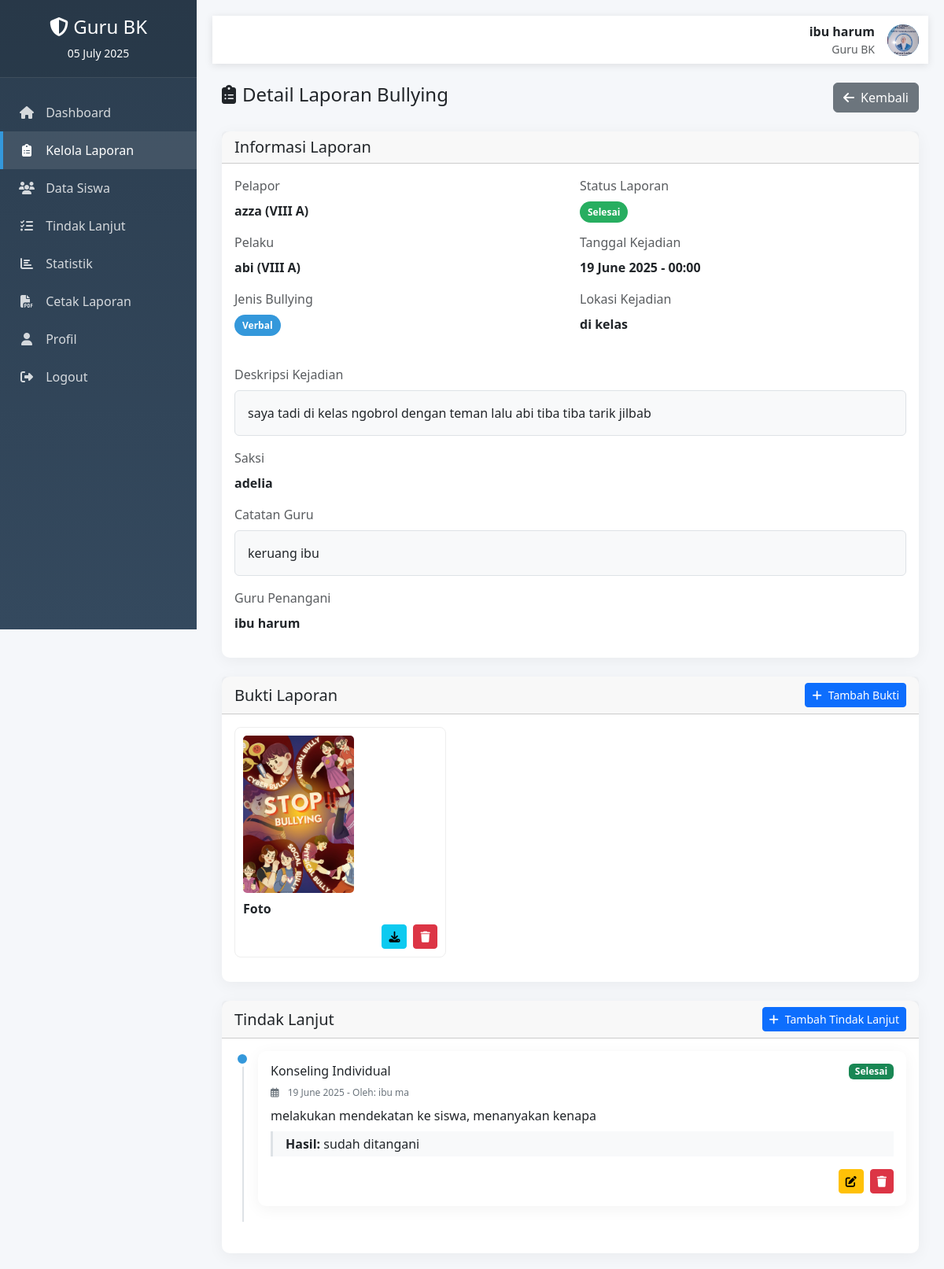
The app's page /teacher/detail_laporan.php?id=2 (signed in) with its own data.
### tables this page shows
CREATE TABLE `guru_bk` (
  `id_guru` int(11) NOT NULL,
  `nip` varchar(18) NOT NULL,
  `nama_guru` varchar(100) NOT NULL,
  `username` varchar(50) NOT NULL,
  `password` varchar(255) NOT NULL,
  `foto` varchar(255) DEFAULT NULL,
  `status` enum('Aktif','Tidak Aktif') DEFAULT 'Aktif',
  `created_at` timestamp NOT NULL DEFAULT current_timestamp(),
  `updated_at` timestamp NOT NULL DEFAULT current_timestamp() ON UPDATE current_timestamp()
);

CREATE TABLE `laporan_bullying` (
  `id_laporan` int(11) NOT NULL,
  `id_siswa_pelapor` int(11) NOT NULL,
  `nama_pelaku` varchar(100) NOT NULL,
  `kelas_pelaku` varchar(10) NOT NULL,
  `jenis_bullying` enum('Fisik','Verbal','Sosial','Cyber') NOT NULL,
  `tingkat_bullying` enum('Ringan','Sedang','Berat') NOT NULL,
  `deskripsi_kejadian` text NOT NULL,
  `lokasi_kejadian` varchar(255) NOT NULL,
  `tanggal_kejadian` date NOT NULL,
  `waktu_kejadian` time DEFAULT NULL,
  `saksi` varchar(255) DEFAULT NULL,
  `status_laporan` enum('Menunggu','Diproses','Selesai','Ditolak') DEFAULT 'Menunggu',
  `id_guru_penangani` int(11) DEFAULT NULL,
  `catatan_guru` text DEFAULT NULL,
  `tanggal_penanganan` datetime DEFAULT NULL,
  `created_at` timestamp NOT NULL DEFAULT current_timestamp(),
  `updated_at` timestamp NOT NULL DEFAULT current_timestamp() ON UPDATE current_timestamp(),
  `id_siswa_pelaku` int(11) DEFAULT NULL
);

CREATE TABLE `siswa` (
  `id_siswa` int(11) NOT NULL,
  `nisn` varchar(10) NOT NULL COMMENT 'Nomor Induk Siswa Nasional',
  `nama_siswa` varchar(100) NOT NULL,
  `kelas` varchar(10) NOT NULL,
  `jenis_kelamin` enum('Laki-laki','Perempuan') NOT NULL,
  `alamat` text DEFAULT NULL,
  `no_hp_ortu` varchar(15) NOT NULL,
  `password` varchar(255) NOT NULL,
  `foto` varchar(255) DEFAULT NULL,
  `status` enum('Aktif','Tidak Aktif') DEFAULT 'Aktif',
  `created_at` timestamp NOT NULL DEFAULT current_timestamp(),
  `updated_at` timestamp NOT NULL DEFAULT current_timestamp() ON UPDATE current_timestamp()
);

CREATE TABLE `bukti_laporan` (
  `id_bukti` int(11) NOT NULL,
  `id_laporan` int(11) NOT NULL,
  `jenis_bukti` enum('Foto','Video','Audio','Dokumen') NOT NULL,
  `nama_file` varchar(255) NOT NULL,
  `keterangan` text DEFAULT NULL,
  `created_at` timestamp NOT NULL DEFAULT current_timestamp()
);

CREATE TABLE `tindak_lanjut` (
  `id_tindak_lanjut` int(11) NOT NULL,
  `id_laporan` int(11) NOT NULL,
  `jenis_tindakan` varchar(100) NOT NULL,
  `deskripsi_tindakan` text NOT NULL,
  `tanggal_tindakan` date NOT NULL,
  `id_guru_pelaksana` int(11) NOT NULL,
  `status_tindakan` enum('Direncanakan','Dilaksanakan','Selesai') DEFAULT 'Direncanakan',
  `hasil_tindakan` text DEFAULT NULL,
  `created_at` timestamp NOT NULL DEFAULT current_timestamp()
);

### teacher/detail_laporan.php (the view, shortened to what the rows shown need)
<?php
require_once '../config/koneksi.php';
$guru = get_logged_in_user();
$id_laporan = (int)$_GET['id'];
$query = "SELECT lb.*, s.nama_siswa as nama_pelapor, s.kelas as kelas_pelapor,
          COALESCE(gb.nama_guru, ?) as nama_guru_penangani
          FROM laporan_bullying lb
          JOIN siswa s ON lb.id_siswa_pelapor = s.id_siswa
          LEFT JOIN guru_bk gb ON lb.id_guru_penangani = gb.id_guru
          WHERE lb.id_laporan = ?";
$stmt = $conn->prepare($query);
$stmt->bind_param("si", $guru['nama_guru'], $id_laporan);
$stmt->execute();
$result = $stmt->get_result();
$laporan = $result->fetch_assoc();
$query_bukti = "SELECT * FROM bukti_laporan WHERE id_laporan = ?";
$stmt_bukti = $conn->prepare($query_bukti);
$stmt_bukti->bind_param("i", $id_laporan);
$stmt_bukti->execute();
$result_bukti = $stmt_bukti->get_result();
$query_tindak_lanjut = "SELECT tl.*, gb.nama_guru
                       FROM tindak_lanjut tl
                       LEFT JOIN guru_bk gb ON tl.id_guru_pelaksana = gb.id_guru
                       WHERE tl.id_laporan = ?
                       ORDER BY tl.tanggal_tindakan DESC";
$stmt_tindak_lanjut = $conn->prepare($query_tindak_lanjut);
$stmt_tindak_lanjut->bind_param("i", $id_laporan);
$stmt_tindak_lanjut->execute();
$result_tindak_lanjut = $stmt_tindak_lanjut->get_result();
?>
<!DOCTYPE html>
<html lang="id">
<head>
    <link rel="stylesheet" href="https://cdnjs.cloudflare.com/ajax/libs/font-awesome/6.4.0/css/all.min.css">
    <link href="https://cdn.jsdelivr.net/npm/bootstrap@5.3.0/dist/css/bootstrap.min.css" rel="stylesheet">
</head>
<body>
    <div class="main-content">
        <nav class="navbar navbar-expand-lg navbar-light navbar-custom mb-4">
            <div class="container-fluid">
                <div class="d-flex align-items-center ms-auto">
                    <div class="me-3 text-end">
                        <div class="fw-bold"><?= htmlspecialchars($guru['nama_guru']) ?></div>
                        <div class="small text-muted">Guru BK</div>
                    </div>
                    <div class="user-avatar">
                        <?php if (!empty($guru['foto'])): ?>
                            <img src="../assets/uploads/foto_guru/<?= htmlspecialchars($guru['foto']) ?>" alt="Foto Profil" class="foto-siswa">
                        <?php else: ?>
                            <?= strtoupper(substr($guru['nama_guru'], 0, 1)) ?>
                        <?php endif; ?>
                    </div>
                </div>
            </div>
        </nav>
        <div class="container-fluid">
            <div class="card card-custom mb-4">
                <div class="card-body">
                    <div class="row mb-4">
                        <div class="col-md-6">
                            <div class="mb-3">
                                <label class="form-label text-muted">Pelapor</label>
                                <p class="fw-bold"><?= htmlspecialchars($laporan['nama_pelapor']) ?> (<?= htmlspecialchars($laporan['kelas_pelapor']) ?>)</p>
                            </div>
                            <div class="mb-3">
                                <label class="form-label text-muted">Pelaku</label>
                                <p class="fw-bold"><?= htmlspecialchars($laporan['nama_pelaku']) ?> (<?= htmlspecialchars($laporan['kelas_pelaku']) ?>)</p>
                            </div>
                            <div class="mb-3">
                                <p>
                                    <span class="badge-jenis jenis-<?= strtolower($laporan['jenis_bullying']) ?>">
                                        <?= htmlspecialchars($laporan['jenis_bullying']) ?>
                                    </span>
                                </p>
                            </div>
                        </div>
                        <div class="col-md-6">
                            <div class="mb-3">
                                <p>
                                    <span class="status-badge status-<?= strtolower($laporan['status_laporan']) ?>">
                                        <?= htmlspecialchars($laporan['status_laporan']) ?>
                                    </span>
                                </p>
                            </div>
                            <div class="mb-3">
                                <label class="form-label text-muted">Tanggal Kejadian</label>
                                <p class="fw-bold">
                                    <?= date('d F Y', strtotime($laporan['tanggal_kejadian'])) ?>
                                    <?= !empty($laporan['waktu_kejadian']) ? ' - ' . date('H:i', strtotime($laporan['waktu_kejadian'])) : '' ?>
                                </p>
                            </div>
                            <div class="mb-3">
                                <label class="form-label text-muted">Lokasi Kejadian</label>
                                <p class="fw-bold"><?= htmlspecialchars($laporan['lokasi_kejadian']) ?></p>
                            </div>
                        </div>
                    </div>
                    <div class="mb-3">
                        <label class="form-label text-muted">Deskripsi Kejadian</label>
                        <div class="border p-3 rounded bg-light">
                            <?= nl2br(htmlspecialchars($laporan['deskripsi_kejadian'])) ?>
                        </div>
                    </div>
                    <?php if (!empty($laporan['saksi'])): ?>
                        <div class="mb-3">
                            <label class="form-label text-muted">Saksi</label>
                            <p class="fw-bold"><?= htmlspecialchars($laporan['saksi']) ?></p>
                        </div>
                    <?php endif; ?>
                    <?php if (!empty($laporan['catatan_guru'])): ?>
                        <div class="mb-3">
                            <label class="form-label text-muted">Catatan Guru</label>
                            <div class="border p-3 rounded bg-light">
                                <?= nl2br(htmlspecialchars($laporan['catatan_guru'])) ?>
                            </div>
                        </div>
                    <?php endif; ?>
                </div>
            </div>
            <div class="card card-custom mb-4">
                <div class="card-body">
                    <?php if ($result_bukti->num_rows > 0): ?>
                        <div class="row">
                            <?php while ($bukti = $result_bukti->fetch_assoc()): ?>
                                <div class="col-md-4">
                                    <div class="bukti-item">
                                        <?php if ($bukti['jenis_bukti'] == 'Foto'): ?>
                                            <img src="../assets/uploads/bukti/foto/<?= htmlspecialchars($bukti['nama_file']) ?>"
                                                 class="bukti-image img-fluid mb-2" alt="Bukti Foto">
                                        <?php endif; ?>
                                        <p class="mb-1"><strong><?= htmlspecialchars($bukti['jenis_bukti']) ?></strong></p>
                                        <div class="d-flex justify-content-end gap-2 mt-2">
                                           <a href="../assets/uploads/bukti/<?= strtolower($bukti['jenis_bukti']) ?>/<?= htmlspecialchars($bukti['nama_file']) ?>"
                                                class="btn btn-sm btn-info" download>
                                                <i class="fas fa-download"></i>
                                            </a>
                                            <button class="btn btn-sm btn-danger" data-bs-toggle="modal"
                                                    data-bs-target="#hapusBuktiModal<?= $bukti['id_bukti'] ?>">
                                                <i class="fas fa-trash"></i>
                                            </button>
                                        </div>
                                    </div>
                                </div>
                            <?php endwhile; ?>
                        </div>
                    <?php endif; ?>
                </div>
            </div>
            <div class="card card-custom">
                <div class="card-body">
                    <?php if ($result_tindak_lanjut->num_rows > 0): ?>
                        <div class="timeline">
                            <?php while ($tindak = $result_tindak_lanjut->fetch_assoc()): ?>
                                <div class="timeline-item mb-4">
                                    <div class="card card-custom">
                                        <div class="card-body">
                                            <div class="d-flex justify-content-between align-items-start mb-2">
                                                <h6 class="mb-0"><?= htmlspecialchars($tindak['jenis_tindakan']) ?></h6>
                                                <span class="badge bg-<?= $tindak['status_tindakan'] == 'Selesai' ? 'success' : ($tindak['status_tindakan'] == 'Dilaksanakan' ? 'info' : 'warning') ?>">
                                                    <?= htmlspecialchars($tindak['status_tindakan']) ?>
                                                </span>
                                            </div>
                                            <div class="timeline-date mb-2">
                                                <i class="far fa-calendar-alt me-2"></i>
                                                <?= date('d F Y', strtotime($tindak['tanggal_tindakan'])) ?>
                                                <?= !empty($tindak['nama_guru']) ? ' - Oleh: ' . htmlspecialchars($tindak['nama_guru']) : '' ?>
                                            </div>
                                            <div class="mb-2">
                                                <?= nl2br(htmlspecialchars($tindak['deskripsi_tindakan'])) ?>
                                            </div>
                                            <?php if (!empty($tindak['hasil_tindakan'])): ?>
                                                <div class="border-start border-3 ps-3 py-1 bg-light">
                                                    <p class="mb-0"><strong>Hasil:</strong> <?= htmlspecialchars($tindak['hasil_tindakan']) ?></p>
                                                </div>
                                            <?php endif; ?>
                                            <div class="d-flex justify-content-end gap-2 mt-3">
                                                <button class="btn btn-sm btn-warning" data-bs-toggle="modal"
                                                        data-bs-target="#editTindakLanjutModal<?= $tindak['id_tindak_lanjut'] ?>">
                                                    <i class="fas fa-edit"></i>
                                                </button>
                                                <button class="btn btn-sm btn-danger" data-bs-toggle="modal"
                                                        data-bs-target="#hapusTindakLanjutModal<?= $tindak['id_tindak_lanjut'] ?>">
                                                    <i class="fas fa-trash"></i>
                                                </button>
                                            </div>
                                        </div>
                                    </div>
                                </div>
                            <?php endwhile; ?>
                        </div>
                    <?php endif; ?>
                </div>
            </div>
        </div>
    </div>
</body>
</html>

### records on screen
guru_bk: nama_guru "ibu harum", foto (picture)
laporan_bullying: id_siswa_pelapor.nama_siswa "azza", id_siswa_pelapor.kelas "VIII A", nama_pelaku "abi", kelas_pelaku "VIII A", jenis_bullying "Verbal", status_laporan "Selesai", tanggal_kejadian "19 June 2025", waktu_kejadian "00:00", lokasi_kejadian "di kelas", deskripsi_kejadian "saya tadi di kelas ngobrol dengan teman lalu abi tiba tiba tarik jilbab", saksi "adelia", catatan_guru "keruang ibu"
bukti_laporan: nama_file (picture), jenis_bukti "Foto"
tindak_lanjut: jenis_tindakan "Konseling Individual", status_tindakan "Selesai", tanggal_tindakan "19 June 2025", id_guru_pelaksana.nama_guru "ibu ma", deskripsi_tindakan "melakukan mendekatan ke siswa, menanyakan kenapa", hasil_tindakan "sudah ditangani"

### other values on screen
$laporan['nama_guru_penangani'] "ibu harum"
